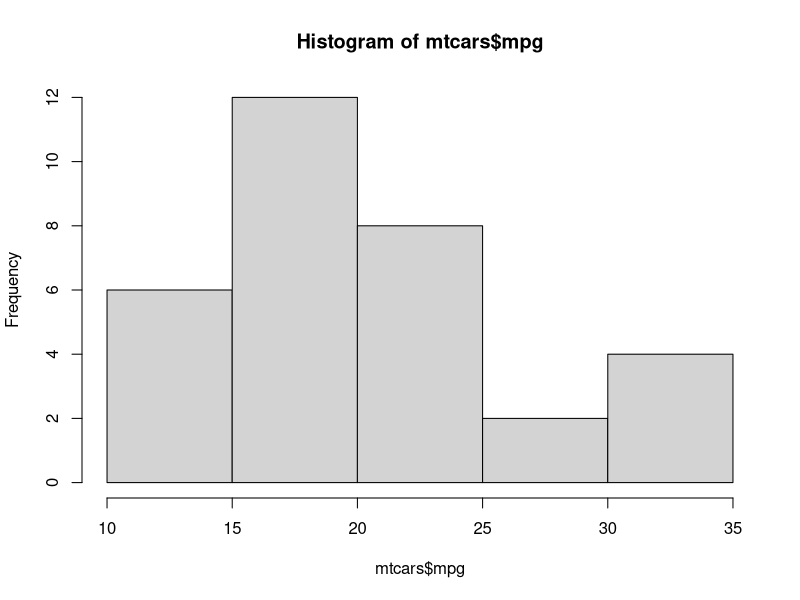
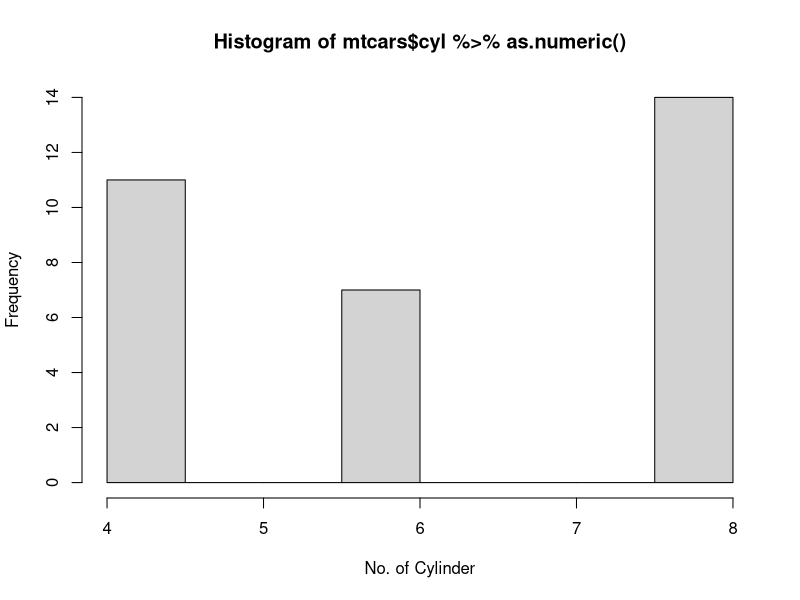
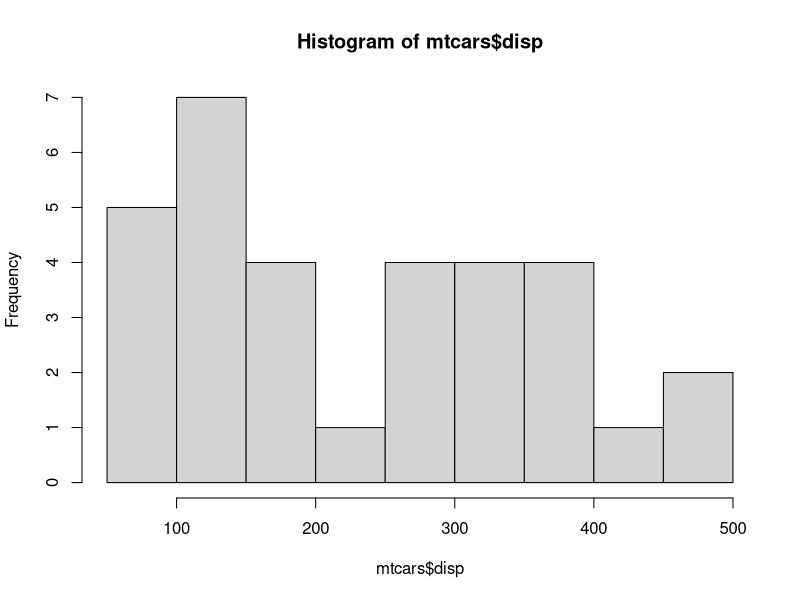

Recreate these plots in R, in order.
## Exploratory Data Analysis of mtcars dataset
suppressMessages(library(dplyr))
mtcars
summary(mtcars)
# Name of all Columns
names(mtcars)

# Exploratory Data Analysis

summary(mtcars$mpg)
hist(mtcars$mpg)
sum(is.na(mtcars$mpg))


summary(mtcars$cyl)
table(mtcars$cyl)
hist(mtcars$cyl %>% as.numeric(),xlab='No. of Cylinder')

summary(mtcars$disp)
sum(is.na(mtcars$disp))
hist(mtcars$disp)

summary(mtcars$hp)

